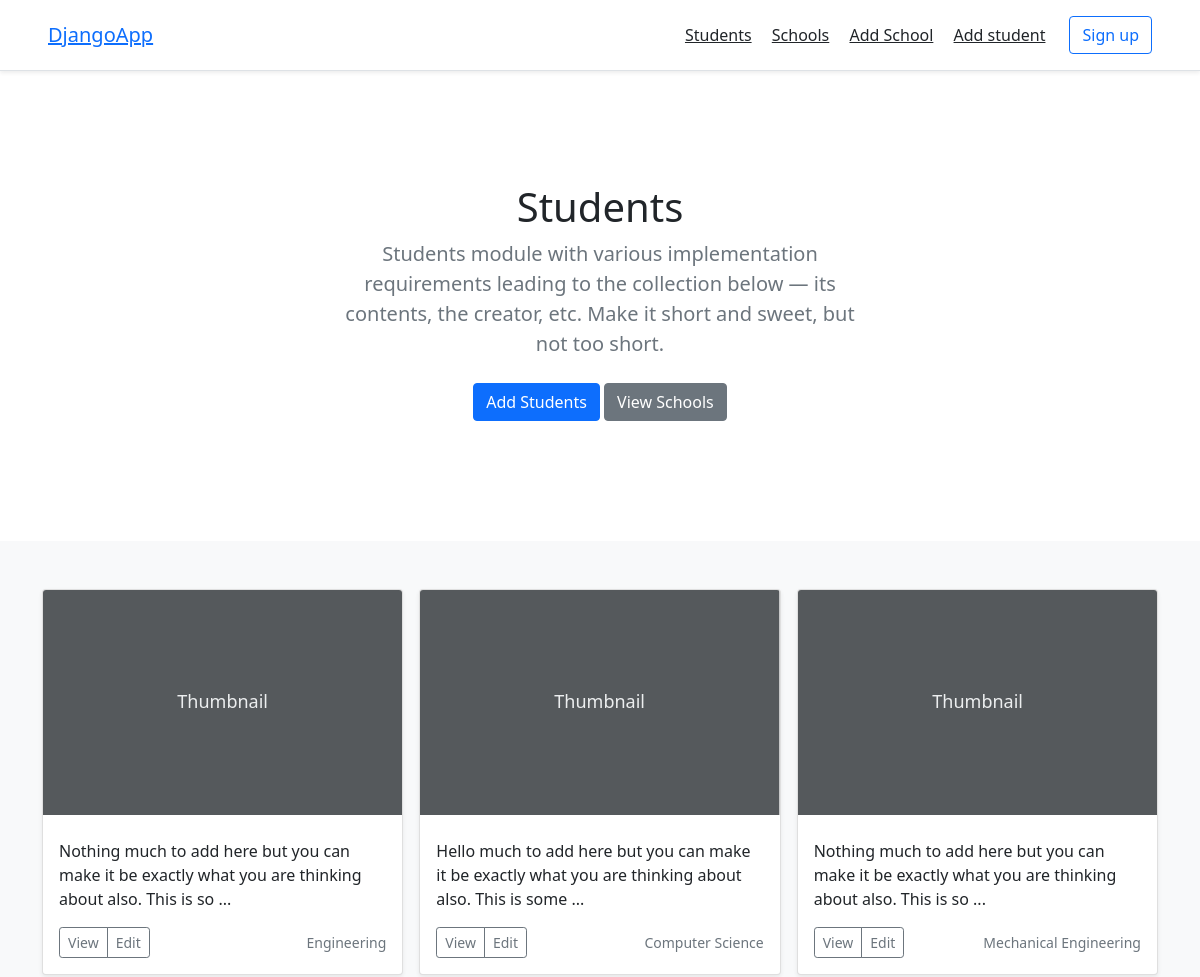
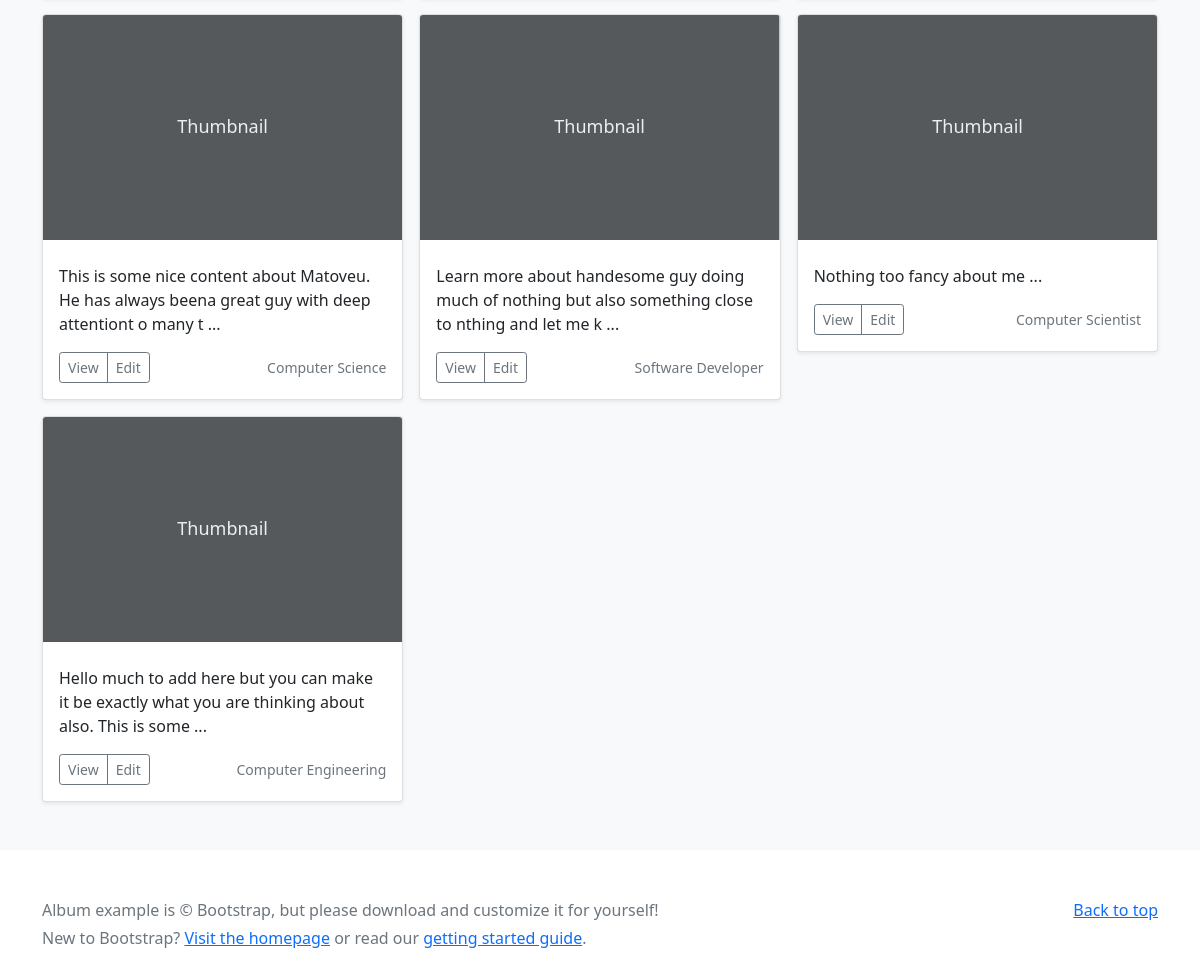
The page /students/ on the database its author committed (2 pictures, top to bottom).
### students/models.py (models this page shows, shortened)
class Students(models.Model):
    firstname =models.CharField(max_length=200, null=False)
    lastname =models.CharField(max_length=200, null=False)
    about = models.TextField(max_length=1000, null=False)
    course = models.CharField(max_length=100, null=False)
    parents_name = models.CharField(max_length=100)
    district = models.CharField(max_length=100, null=False)
    school = models.ForeignKey(Schools, on_delete=models.CASCADE)

### students/views.py (the view)
# urls.py: path('', include('students.urls')),
def students(request):
    students = Students.objects.all()
    return render(request, 'students.html', {"students": students})

### mydjango/templates/students.html (shortened to what this page needs)
{% extends 'master.html'%}
{% block content%}
<section class="py-5 text-center container">
  <div class="row py-lg-5">
    <div class="col-lg-6 col-md-8 mx-auto">
      <h1 class="fw-light">Students</h1>
      <p class="lead text-muted">Students module with various implementation requirements leading to the collection below — its contents, the creator, etc. Make it short and sweet, but not too short.</p>
      <p>
        <a href="/student/add" class="btn btn-primary my-2">Add Students</a>
        <a href="/schools" class="btn btn-secondary my-2"> View Schools</a>
      </p>
    </div>
  </div>
</section>
<div class="album py-5 bg-light">
  <div class="container">
    <div class="row row-cols-1 row-cols-sm-2 row-cols-md-3 g-3">
      {% for student in students%}
      <div class="col">
        <div class="card shadow-sm">
          <svg class="bd-placeholder-img card-img-top" width="100%" height="225" xmlns="http://www.w3.org/2000/svg" role="img" aria-label="Placeholder: Thumbnail" preserveAspectRatio="xMidYMid slice" focusable="false"><title>Placeholder</title><rect width="100%" height="100%" fill="#55595c"/><text x="50%" y="50%" fill="#eceeef" dy=".3em">Thumbnail</text></svg>
          <div class="card-body">
            <p class="card-text">{{student.about|slice:"100"}} ...</p>
            <div class="d-flex justify-content-between align-items-center">
              <div class="btn-group">
                <button type="button" class="btn btn-sm btn-outline-secondary">View</button>
                <button type="button" class="btn btn-sm btn-outline-secondary">Edit</button>
              </div>
              <small class="text-muted">{{student.course}}</small>
            </div>
          </div>
        </div>
      </div>
      {% endfor%}
    </div>
  </div>
</div>
{%endblock%}

### mydjango/templates/master.html (shortened to what this page needs)
<!DOCTYPE html>
<html lang="en">
  <head>
    <link
      href="https://getbootstrap.com/docs/5.0/dist/css/bootstrap.min.css"
      rel="stylesheet"
    />
  </head>
  <body>
    <header
      class="d-flex flex-column flex-md-row align-items-center p-3 px-md-5 mb-3 bg-white border-bottom shadow-sm"
    >
      <a href="/" class="h5 my-0 me-md-auto fw-normal">DjangoApp</a>
      <nav class="my-2 my-md-0 me-md-3">
        <a class="p-2 text-dark" href="/students">Students</a>
        <a class="p-2 text-dark" href="/schools">Schools</a>
        <a class="p-2 text-dark" href="/school/add">Add School</a>
        <a class="p-2 text-dark" href="/student/add">Add student</a>
      </nav>
      <a class="btn btn-outline-primary" href="#">Sign up</a>
    </header>
    {% block content%}
      {% endblock content%}
    <footer class="text-muted py-5">
      <div class="container">
        <p class="float-end mb-1">
          <a href="#">Back to top</a>
        </p>
        <p class="mb-1">
          Album example is &copy; Bootstrap, but please download and customize
          it for yourself!
        </p>
        <p class="mb-0">
          New to Bootstrap? <a href="/">Visit the homepage</a> or read our
          <a
            href="https://getbootstrap.com/docs/5.0/getting-started/introduction/"
            >getting started guide</a
          >.
        </p>
      </div>
    </footer>
  </body>
</html>

### mydjango/templates/master.html (style rules this page uses)
.bd-placeholder-img { font-size: 1.125rem; text-anchor: middle; -webkit-user-select: none; -moz-user-select: none; user-select: none; }

### rows shown on the page
Students: about "Nothing much to add here but you can make it be exactly what you are thinking about also. This is so", course "Engineering"
Students: about "Hello much to add here but you can make it be exactly what you are thinking about also. This is some", course "Computer Science"
Students: about "Nothing much to add here but you can make it be exactly what you are thinking about also. This is so", course "Mechanical Engineering"
Students: about "This is some nice content about Matoveu. He has always beena great guy with deep attentiont o many t", course "Computer Science"
Students: about "Learn more about handesome guy doing much of nothing but also something close to nthing and let me k", course "Software Developer"
Students: about "Nothing too fancy about me", course "Computer Scientist"
Students: about "Hello much to add here but you can make it be exactly what you are thinking about also. This is some", course "Computer Engineering"
